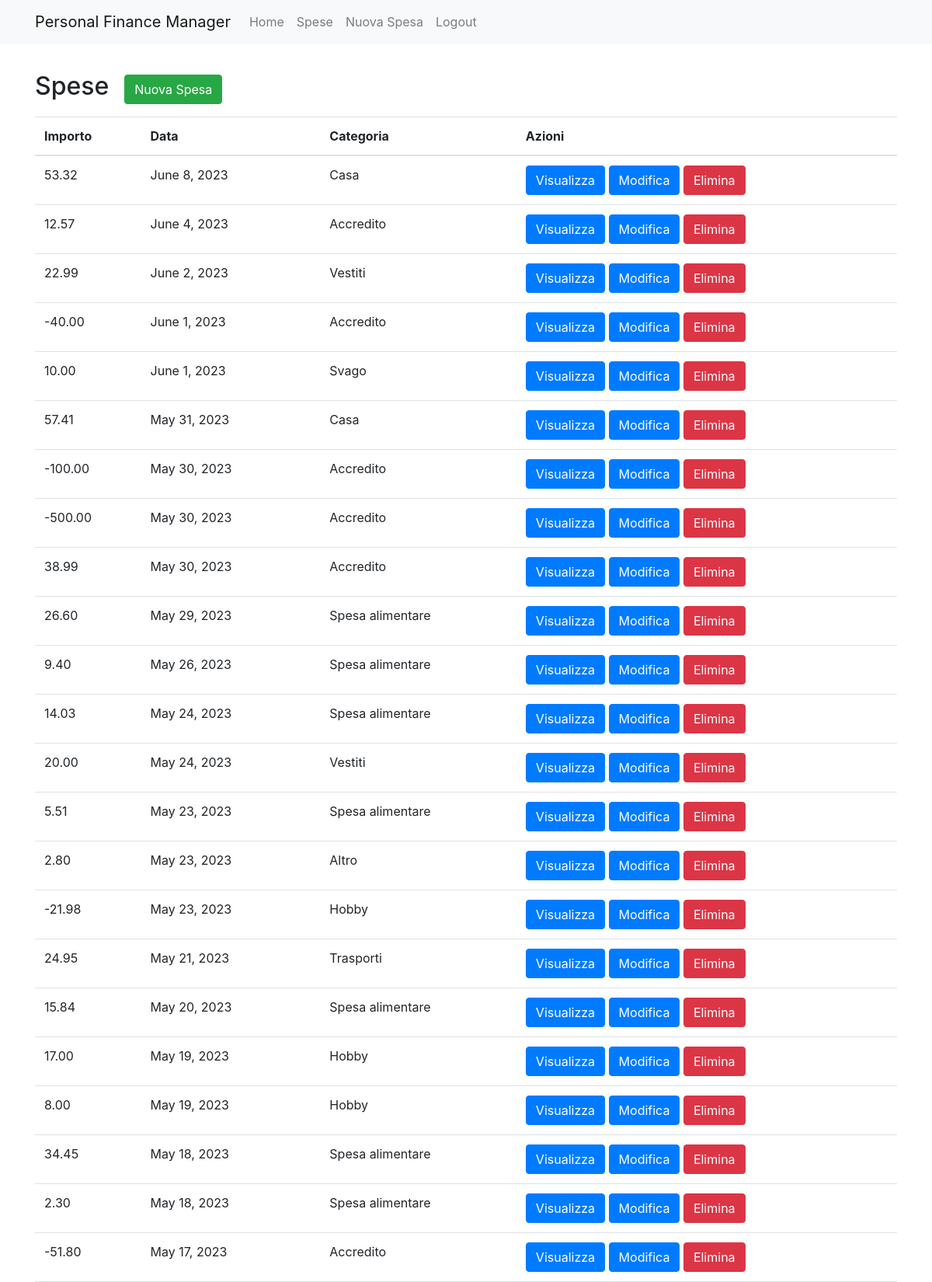
Screenshot of /expenses/ (signed in, upper part) with the database file from the repository.
### expenses/models.py (models this page shows, shortened)
class Expense(models.Model):
    user = models.ForeignKey(User, on_delete=models.CASCADE)
    balance = models.ForeignKey(Balance, on_delete=models.CASCADE)
    payment_method = models.ForeignKey(Payment_Method, on_delete=models.CASCADE)
    amount = models.DecimalField(max_digits = 6, decimal_places=2)
    date = models.DateField()
    category = models.ForeignKey(Category, on_delete=models.CASCADE)
    description = models.CharField(max_length=200)

class Category(models.Model):
    user = models.ForeignKey(User, on_delete=models.CASCADE)
    name = models.CharField(max_length=200)
    def __str__(self):
        string = self.name
        string = string[0].upper() + string[1:]
        return string

### expenses/views.py (the view)
# urls.py: path('expenses/', views.expenses_list, name='expenses_list'),
@login_required
def expenses_list(request):
    expenses = Expense.objects.filter(user=request.user).order_by("-date")
    return render(request, 'expenses_list.html', {'expenses': expenses})

### expenses/templates/expenses_list.html (shortened to what this page needs)
{% extends 'base.html' %}
{% block content %}
  <div style="height: 70px;display: flex;align-items: center;"><h2>Spese</h2><a href="{% url 'expense_new' %}" class="btn btn-success" style="margin-left:20px;">Nuova Spesa</a></div>
  <table class="table">
    <thead>
      <tr>
        <th>Importo</th>
        <th>Data</th>
        <th>Categoria</th>
        <th>Azioni</th>
      </tr>
    </thead>
    <tbody>
      {% for expense in expenses %}
        <tr>
          <td>{{ expense.amount }}</td>
          <td>{{ expense.date }}</td>
          <td>{{ expense.category }}</td>
          <td>
            <a href="{% url 'expense_show' expense.pk %}" class="btn btn-primary">Visualizza</a>
            <a href="{% url 'expense_edit' expense.pk %}" class="btn btn-primary">Modifica</a>
            <a href="{% url 'expense_delete' expense.pk %}" class="btn btn-danger">Elimina</a>
          </td>
        </tr>
      {% empty %}
        <tr>
          <td colspan="4">Nessuna spesa trovata.</td>
        </tr>
      {% endfor %}
    </tbody>
  </table>
{% endblock %}

### rows the page displays
Expense: amount "53.32", date "June 8, 2023", category "Casa"
Expense: amount "12.57", date "June 4, 2023", category "Accredito"
Expense: amount "22.99", date "June 2, 2023", category "Vestiti"
Expense: amount "-40.00", date "June 1, 2023", category "Accredito"
Expense: amount "10.00", date "June 1, 2023", category "Svago"
Expense: amount "57.41", date "May 31, 2023", category "Casa"
Expense: amount "-100.00", date "May 30, 2023", category "Accredito"
Expense: amount "-500.00", date "May 30, 2023", category "Accredito"
Expense: amount "38.99", date "May 30, 2023", category "Accredito"
Expense: amount "26.60", date "May 29, 2023", category "Spesa alimentare"
Expense: amount "9.40", date "May 26, 2023", category "Spesa alimentare"
Expense: amount "14.03", date "May 24, 2023", category "Spesa alimentare"
Expense: amount "20.00", date "May 24, 2023", category "Vestiti"
Expense: amount "5.51", date "May 23, 2023", category "Spesa alimentare"
Expense: amount "2.80", date "May 23, 2023", category "Altro"
Expense: amount "-21.98", date "May 23, 2023", category "Hobby"
Expense: amount "24.95", date "May 21, 2023", category "Trasporti"
Expense: amount "15.84", date "May 20, 2023", category "Spesa alimentare"
Expense: amount "17.00", date "May 19, 2023", category "Hobby"
Expense: amount "8.00", date "May 19, 2023", category "Hobby"
Expense: amount "34.45", date "May 18, 2023", category "Spesa alimentare"
Expense: amount "2.30", date "May 18, 2023", category "Spesa alimentare"
Expense: amount "-51.80", date "May 17, 2023", category "Accredito"
